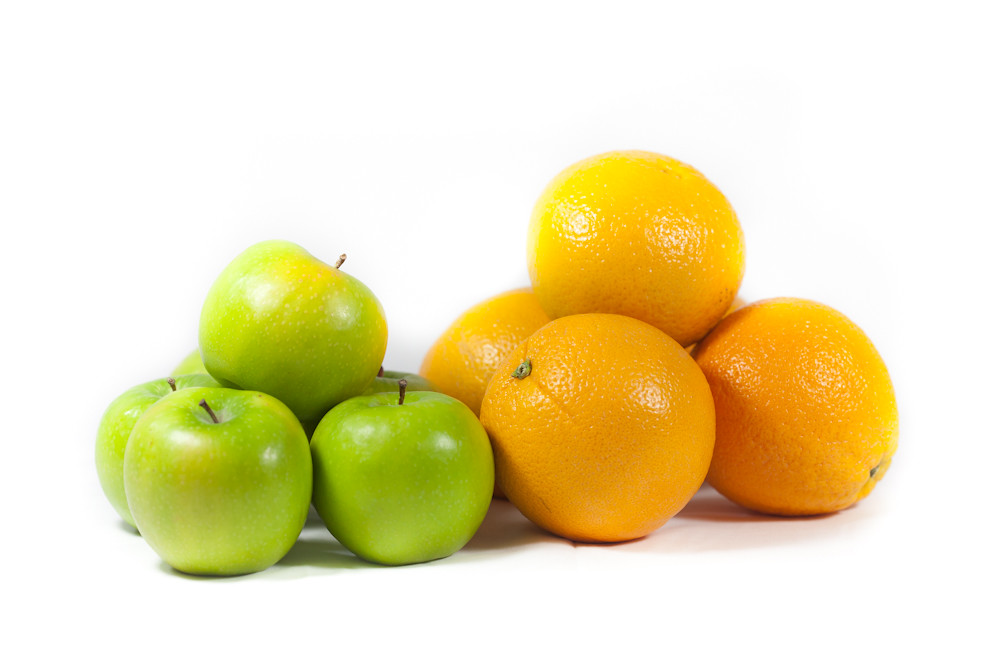
#> input picture cluster-based-segmentation-skimage/apple-orange.jpg, 1000 x 667 px
$ jupyter execute cluster-based-segmentation.ipynb   (shell and % lines are left out)
#> lines starting #> are read from the running program, lines starting #| are printed output that depends on the picture
[cell 1]
from skimage.io import imread
from skimage.color import rgb2gray
import numpy as np
import matplotlib.pyplot as plt
from scipy import ndimage

[cell 2]
# Scaling the image pixels values within 0-1
img = imread('./apple-orange.jpg') / 255

[cell 3]
plt.imshow(img)
plt.title('Original')
plt.show()

[cell 4]
# For clustering the image using k-means, we first need to convert it into a 2-dimensional array
image_2D = img.reshape(img.shape[0]*img.shape[1], img.shape[2])

[cell 5]
# Use KMeans clustering algorithm from sklearn.cluster to cluster pixels in image
from sklearn.cluster import KMeans

# tweak the cluster size and see what happens to the Output
kmeans = KMeans(n_clusters=5, random_state=0).fit(image_2D)
clustered = kmeans.cluster_centers_[kmeans.labels_]

[cell 6]
# Reshape back the image from 2D to 3D image
clustered_3D = clustered.reshape(img.shape[0], img.shape[1], img.shape[2])
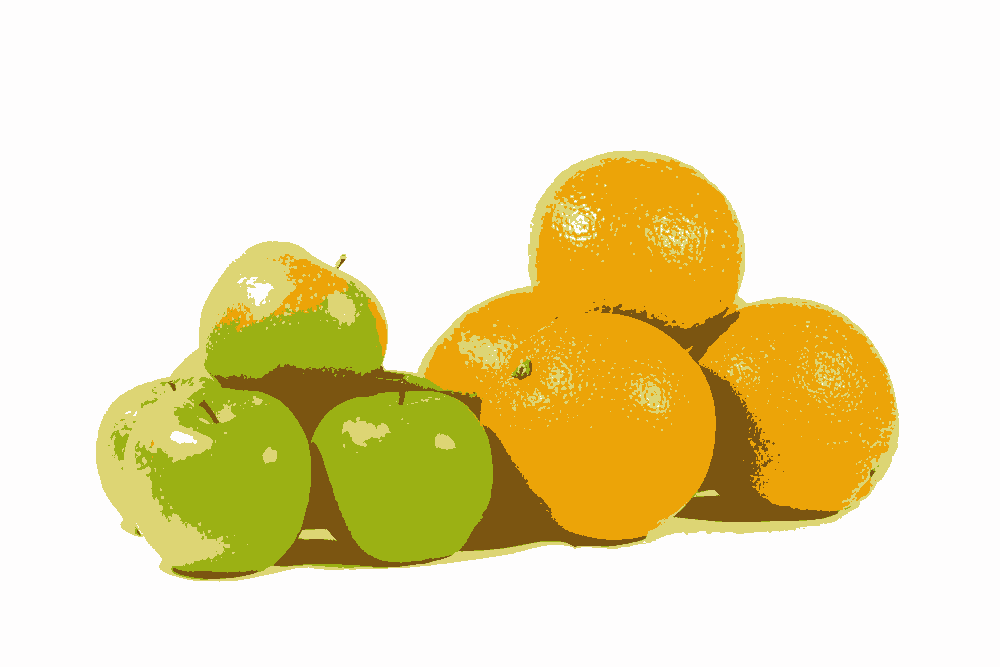
#> clustered_3D: shape (667, 1000, 3) float64; mean R, G, B 0.926, 0.884, 0.711
